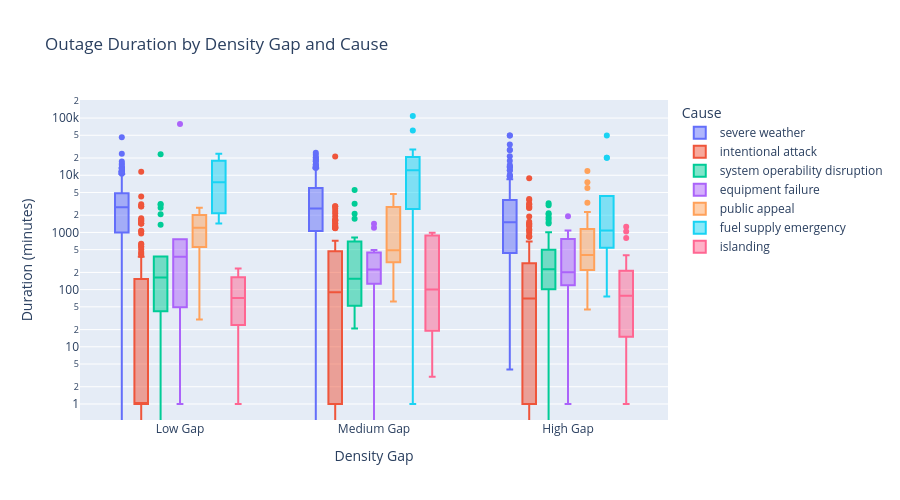

Notebook cell for this chart:
### Code cell
# Bivariate Analysis 1
fig_bi1 = px.box(
    outage_clean.dropna(subset=['OUTAGE.DURATION', 'DENSITY_TIER']),
    x='DENSITY_TIER',
    y='OUTAGE.DURATION',
    color='CAUSE.CATEGORY',
    log_y=True,
    category_orders={'DENSITY_TIER': [
        'Low Gap', 'Medium Gap', 'High Gap'
    ]},
    title='Outage Duration by Density Gap and Cause',
    labels={
        'OUTAGE.DURATION': 'Duration (minutes)',
        'DENSITY_TIER': 'Density Gap',
        'CAUSE.CATEGORY': 'Cause'
    },
)
fig_bi1.update_layout(width=900, height=500)
fig_bi1.show()

# This box plot shows the relationship between population density gap and outage duration across different outage causes.
# Outages in higher density-gap states tend to have slightly longer durations and more variability, especially for severe weather events.

### Figure 1 — Plotly figure (JSON) as saved in the notebook; plotly's stock layout.template omitted (floating-point values rounded to 4 significant figures; data arrays with more than 128 entries replaced by an {"elided": "..."} marker saying what was removed)
{"data": [{"alignmentgroup": "True", "hovertemplate": "Cause=severe weather<br>Density Gap=%{x}<br>Duration (minutes)=%{y}<extra></extra>", "legendgroup": "severe weather", "marker": {"color": "#636efa"}, "name": "severe weather", "notched": false, "offsetgroup": "severe weather", "orientation": "v", "showlegend": true, "type": "box", "x": {"elided": "735 str values"}, "x0": " ", "xaxis": "x", "y": {"elided": "735 int values"}, "y0": " ", "yaxis": "y"}, {"alignmentgroup": "True", "hovertemplate": "Cause=intentional attack<br>Density Gap=%{x}<br>Duration (minutes)=%{y}<extra></extra>", "legendgroup": "intentional attack", "marker": {"color": "#EF553B"}, "name": "intentional attack", "notched": false, "offsetgroup": "intentional attack", "orientation": "v", "showlegend": true, "type": "box", "x": {"elided": "403 str values"}, "x0": " ", "xaxis": "x", "y": {"elided": "403 int values"}, "y0": " ", "yaxis": "y"}, {"alignmentgroup": "True", "hovertemplate": "Cause=system operability disruption<br>Density Gap=%{x}<br>Duration (minutes)=%{y}<extra></extra>", "legendgroup": "system operability disruption", "marker": {"color": "#00cc96"}, "name": "system operability disruption", "notched": false, "offsetgroup": "system operability disruption", "orientation": "v", "showlegend": true, "type": "box", "x": ["Low Gap", "Low Gap", "Low Gap", "Low Gap", "Low Gap", "High Gap", "High Gap", "High Gap", "High Gap", "High Gap", "High Gap", "High Gap", "High Gap", "High Gap", "High Gap", "High Gap", "High Gap", "High Gap", "High Gap", "High Gap", "High Gap", "High Gap", "High Gap", "High Gap", "High Gap", "Low Gap", "Low Gap", "Low Gap", "Low Gap", "Low Gap", "Low Gap", "Medium Gap", "High Gap", "High Gap", "Low Gap", "Low Gap", "Low Gap", "High Gap", "High Gap", "Low Gap", "Low Gap", "Low Gap", "Low Gap", "Low Gap", "Low Gap", "Low Gap", "Low Gap", "Low Gap", "Medium Gap", "Medium Gap", "Medium Gap", "Medium Gap", "Medium Gap", "Medium Gap", "Medium Gap", "Medium Gap", "Medium Gap", "Medium Gap", "Medium Gap", "Medium Gap", "Medium Gap", "Medium Gap", "Medium Gap", "Medium Gap", "Medium Gap", "Medium Gap", "Medium Gap", "Medium Gap", "Medium Gap", "Medium Gap", "Medium Gap", "Medium Gap", "High Gap", "High Gap", "High Gap", "High Gap", "High Gap", "High Gap", "High Gap", "High Gap", "High Gap", "High Gap", "High Gap", "High Gap", "High Gap", "High Gap", "High Gap", "High Gap", "High Gap", "High Gap", "High Gap", "High Gap", "High Gap", "High Gap", "High Gap", "High Gap", "High Gap", "High Gap", "High Gap", "High Gap", "High Gap", "High Gap", "High Gap", "High Gap", "High Gap", "High Gap", "High Gap", "High Gap", "High Gap", "High Gap", "High Gap", "Low Gap", "High Gap", "Low Gap", "Low Gap", "High Gap", "High Gap", "High Gap", "High Gap", "High Gap", "High Gap", "High Gap", "High Gap"], "x0": " ", "xaxis": "x", "y": [19, 21, 3051, 2085, 2694, 373, 868, 189, 3000, 766, 245, 3255, 757, 0, 271, 2159, 70, 1697, 95, 121, 63, 167, 130, 550, 1440, 65, 65, 6, 35, 23187, 300, 25, 554, 215, 304, 380, 278, 204, 871, 3137, 352, 45, 195, 129, 0, 42, 132, 1365, 65, 681, 191, 1732, 5513, 21, 50, 48, 3180, 2129, 732, 420, 355, 52, 230, 155, 372, 91, 152, 38, 61, 90, 52, 816, 155, 171, 177, 32, 55, 64, 56, 33, 334, 230, 316, 336, 25, 250, 249, 133, 2055, 451, 199, 1524, 39, 47, 161, 234, 40, 213, 761, 124, 245, 1008, 13, 108, 141, 959, 1835, 89, 236, 326, 759, 241, 0, 31, 103, 284, 391, 439, 5, 237, 224, 95, 220], "y0": " ", "yaxis": "y"}, {"alignmentgroup": "True", "hovertemplate": "Cause=equipment failure<br>Density Gap=%{x}<br>Duration (minutes)=%{y}<extra></extra>", "legendgroup": "equipment failure", "marker": {"color": "#ab63fa"}, "name": "equipment failure", "notched": false, "offsetgroup": "equipment failure", "orientation": "v", "showlegend": true, "type": "box", "x": ["Low Gap", "Low Gap", "Low Gap", "Low Gap", "Low Gap", "High Gap", "High Gap", "High Gap", "High Gap", "High Gap", "Low Gap", "Medium Gap", "Medium Gap", "High Gap", "High Gap", "High Gap", "High Gap", "Low Gap", "Low Gap", "High Gap", "High Gap", "Low Gap", "Medium Gap", "Medium Gap", "Medium Gap", "Medium Gap", "Medium Gap", "Medium Gap", "Medium Gap", "Medium Gap", "Medium Gap", "High Gap", "High Gap", "High Gap", "High Gap", "High Gap", "High Gap", "High Gap", "High Gap", "High Gap", "High Gap", "High Gap", "High Gap", "High Gap", "High Gap", "High Gap", "High Gap", "High Gap", "High Gap", "High Gap", "High Gap", "High Gap", "Medium Gap", "High Gap"], "x0": " ", "xaxis": "x", "y": [762, 46, 761, 78377, 168, 600, 186, 318, 39, 885, 1, 149, 1204, 35, 1, 418, 100, 376, 652, 15, 200, 50, 494, 0, 7, 227, 295, 182, 221, 1419, 396, 437, 84, 202, 945, 155, 749, 159, 871, 164, 854, 179, 182, 829, 64, 1080, 269, 125, 230, 620, 909, 1914, 105, 61], "y0": " ", "yaxis": "y"}, {"alignmentgroup": "True", "hovertemplate": "Cause=public appeal<br>Density Gap=%{x}<br>Duration (minutes)=%{y}<extra></extra>", "legendgroup": "public appeal", "marker": {"color": "#FFA15A"}, "name": "public appeal", "notched": false, "offsetgroup": "public appeal", "orientation": "v", "showlegend": true, "type": "box", "x": ["Low Gap", "Medium Gap", "Low Gap", "High Gap", "High Gap", "High Gap", "High Gap", "High Gap", "High Gap", "High Gap", "High Gap", "High Gap", "High Gap", "High Gap", "High Gap", "High Gap", "High Gap", "High Gap", "High Gap", "High Gap", "Medium Gap", "Medium Gap", "High Gap", "Medium Gap", "Medium Gap", "Medium Gap", "Medium Gap", "Medium Gap", "Medium Gap", "Medium Gap", "Medium Gap", "Medium Gap", "Medium Gap", "Medium Gap", "Medium Gap", "Medium Gap", "Medium Gap", "Medium Gap", "Medium Gap", "Medium Gap", "Medium Gap", "Medium Gap", "Medium Gap", "Medium Gap", "High Gap", "High Gap", "High Gap", "High Gap", "High Gap", "High Gap", "High Gap", "High Gap", "High Gap", "Medium Gap", "Medium Gap", "Medium Gap", "Medium Gap", "Medium Gap", "Medium Gap", "Medium Gap", "Low Gap", "Low Gap", "High Gap", "Medium Gap", "Medium Gap", "Medium Gap", "High Gap", "High Gap", "High Gap"], "x0": " ", "xaxis": "x", "y": [2700, 388, 1078, 1195, 225, 480, 197, 402, 220, 455, 224, 240, 210, 240, 990, 6000, 7540, 394, 45, 330, 120, 248, 2275, 4680, 420, 3120, 2400, 300, 2775, 2775, 2775, 2775, 430, 1755, 510, 557, 300, 467, 430, 300, 2880, 4320, 4320, 4320, 247, 1560, 3301, 420, 140, 554, 89, 75, 11867, 300, 206, 270, 2880, 3314, 414, 62, 1337, 30, 159, 1381, 300, 431, 913, 1548, 720], "y0": " ", "yaxis": "y"}, {"alignmentgroup": "True", "hovertemplate": "Cause=fuel supply emergency<br>Density Gap=%{x}<br>Duration (minutes)=%{y}<extra></extra>", "legendgroup": "fuel supply emergency", "marker": {"color": "#19d3f3"}, "name": "fuel supply emergency", "notched": false, "offsetgroup": "fuel supply emergency", "orientation": "v", "showlegend": true, "type": "box", "x": ["Medium Gap", "Medium Gap", "Medium Gap", "Medium Gap", "High Gap", "High Gap", "High Gap", "Low Gap", "Medium Gap", "Medium Gap", "Low Gap", "Low Gap", "Medium Gap", "Medium Gap", "Medium Gap", "Medium Gap", "Medium Gap", "Medium Gap", "Medium Gap", "Medium Gap", "Medium Gap", "Medium Gap", "Medium Gap", "Medium Gap", "Medium Gap", "High Gap", "High Gap", "High Gap", "High Gap", "High Gap", "High Gap", "High Gap", "High Gap", "High Gap", "High Gap", "High Gap", "Low Gap", "Medium Gap"], "x0": " ", "xaxis": "x", "y": [108653, 8468, 18660, 104, 20160, 1440, 20160, 12240, 2761, 1, 1440, 23700, 17310, 10080, 25920, 3600, 5850, 23040, 18717, 255, 2355, 18240, 14400, 60480, 28170, 540, 370, 660, 4320, 49427, 1260, 865, 2880, 324, 900, 76, 2891, 1676], "y0": " ", "yaxis": "y"}, {"alignmentgroup": "True", "hovertemplate": "Cause=islanding<br>Density Gap=%{x}<br>Duration (minutes)=%{y}<extra></extra>", "legendgroup": "islanding", "marker": {"color": "#FF6692"}, "name": "islanding", "notched": false, "offsetgroup": "islanding", "orientation": "v", "showlegend": true, "type": "box", "x": ["Low Gap", "Low Gap", "Low Gap", "Low Gap", "Medium Gap", "Medium Gap", "Medium Gap", "High Gap", "High Gap", "High Gap", "High Gap", "High Gap", "High Gap", "High Gap", "High Gap", "High Gap", "High Gap", "High Gap", "High Gap", "High Gap", "High Gap", "High Gap", "High Gap", "High Gap", "High Gap", "High Gap", "High Gap", "High Gap", "High Gap", "High Gap", "High Gap", "High Gap", "High Gap", "High Gap", "High Gap", "High Gap", "High Gap", "Medium Gap", "High Gap", "Medium Gap", "Medium Gap", "High Gap", "High Gap", "High Gap"], "x0": " ", "xaxis": "x", "y": [1, 233, 96, 47, 19, 21, 180, 56, 13, 1254, 144, 3, 270, 26, 797, 12, 195, 1, 15, 223, 268, 14, 400, 44, 26, 98, 135, 50, 53, 5, 157, 11, 1035, 251, 122, 214, 193, 3, 32, 984, 881, 2, 59, 181], "y0": " ", "yaxis": "y"}], "layout": {"boxmode": "group", "height": 500, "legend": {"title": {"text": "Cause"}, "tracegroupgap": 0}, "title": {"text": "Outage Duration by Density Gap and Cause"}, "width": 900, "xaxis": {"anchor": "y", "categoryarray": ["Low Gap", "Medium Gap", "High Gap"], "categoryorder": "array", "domain": [0, 1], "title": {"text": "Density Gap"}}, "yaxis": {"anchor": "x", "domain": [0, 1], "title": {"text": "Duration (minutes)"}, "type": "log"}}}
